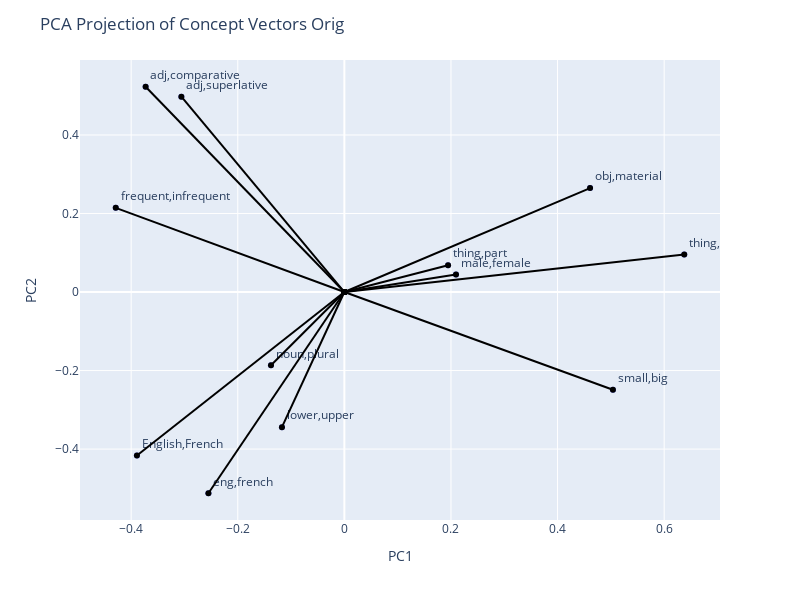

Notebook code for this chart:
### Code cell
# admittedly not the most useful plot in 2d - need to sample "similar-ish" concepts and check if they cluster 
# but even they may not in 2d
plot_pca_reps(torch.stack(list(concept_g_orig.values())).cpu(), labels=concept_g_orig.keys(), title="PCA Projection of Concept Vectors Orig")

### Figure 1 — Plotly figure (JSON) as saved in the notebook; plotly's stock layout.template omitted (floating-point values rounded to 4 significant figures)
{"data": [{"hovertemplate": "x_end=%{x}<br>y_end=%{y}<br>label=%{text}<extra></extra>", "legendgroup": "", "marker": {"color": "#636efa", "symbol": "circle"}, "mode": "markers+text", "name": "", "orientation": "v", "showlegend": false, "text": [["male", "female"], ["English", "French"], ["small", "big"], ["lower", "upper"], ["frequent", "infrequent"], ["thing", "color"], ["thing", "part"], ["noun", "plural"], ["adj", "comparative"], ["adj", "superlative"], ["eng", "french"], ["obj", "material"]], "textposition": "top right", "type": "scatter", "x": [0.2095, -0.3892, 0.5039, -0.1171, -0.4289, 0.6377, 0.1946, -0.1377, -0.3729, -0.3058, -0.2551, 0.461], "xaxis": "x", "y": [0.04471, -0.4165, -0.2489, -0.3442, 0.2145, 0.09568, 0.06846, -0.1865, 0.5229, 0.4976, -0.5125, 0.2648], "yaxis": "y"}, {"line": {"color": "black"}, "marker": {"color": "black"}, "mode": "lines+markers", "showlegend": false, "textposition": "top right", "type": "scatter", "x": [0, 0.2095], "y": [0, 0.04471]}, {"line": {"color": "black"}, "marker": {"color": "black"}, "mode": "lines+markers", "showlegend": false, "textposition": "top right", "type": "scatter", "x": [0, -0.3892], "y": [0, -0.4165]}, {"line": {"color": "black"}, "marker": {"color": "black"}, "mode": "lines+markers", "showlegend": false, "textposition": "top right", "type": "scatter", "x": [0, 0.5039], "y": [0, -0.2489]}, {"line": {"color": "black"}, "marker": {"color": "black"}, "mode": "lines+markers", "showlegend": false, "textposition": "top right", "type": "scatter", "x": [0, -0.1171], "y": [0, -0.3442]}, {"line": {"color": "black"}, "marker": {"color": "black"}, "mode": "lines+markers", "showlegend": false, "textposition": "top right", "type": "scatter", "x": [0, -0.4289], "y": [0, 0.2145]}, {"line": {"color": "black"}, "marker": {"color": "black"}, "mode": "lines+markers", "showlegend": false, "textposition": "top right", "type": "scatter", "x": [0, 0.6377], "y": [0, 0.09568]}, {"line": {"color": "black"}, "marker": {"color": "black"}, "mode": "lines+markers", "showlegend": false, "textposition": "top right", "type": "scatter", "x": [0, 0.1946], "y": [0, 0.06846]}, {"line": {"color": "black"}, "marker": {"color": "black"}, "mode": "lines+markers", "showlegend": false, "textposition": "top right", "type": "scatter", "x": [0, -0.1377], "y": [0, -0.1865]}, {"line": {"color": "black"}, "marker": {"color": "black"}, "mode": "lines+markers", "showlegend": false, "textposition": "top right", "type": "scatter", "x": [0, -0.3729], "y": [0, 0.5229]}, {"line": {"color": "black"}, "marker": {"color": "black"}, "mode": "lines+markers", "showlegend": false, "textposition": "top right", "type": "scatter", "x": [0, -0.3058], "y": [0, 0.4976]}, {"line": {"color": "black"}, "marker": {"color": "black"}, "mode": "lines+markers", "showlegend": false, "textposition": "top right", "type": "scatter", "x": [0, -0.2551], "y": [0, -0.5125]}, {"line": {"color": "black"}, "marker": {"color": "black"}, "mode": "lines+markers", "showlegend": false, "textposition": "top right", "type": "scatter", "x": [0, 0.461], "y": [0, 0.2648]}], "layout": {"height": 600, "legend": {"tracegroupgap": 0}, "margin": {"t": 60}, "showlegend": false, "title": {"text": "PCA Projection of Concept Vectors Orig"}, "width": 800, "xaxis": {"anchor": "y", "domain": [0, 1], "title": {"text": "PC1"}}, "yaxis": {"anchor": "x", "domain": [0, 1], "title": {"text": "PC2"}}}}
